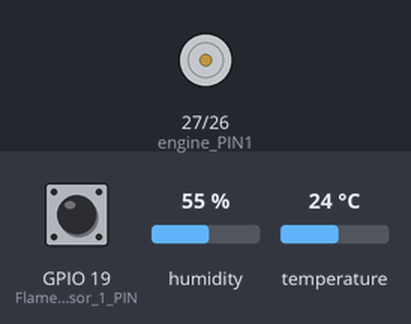
The sketch below on a simulated ESP32. Shown: motor-driver pin pairs drawn as motors (green arrow = first pin HIGH = forward, orange = second pin HIGH = backward, longer = more drive, scaled by the enable pin). Inputs (shaded band) come from the test bench; at power-on: temperature 24 °C, GPIO 19 (FlameSensor_1_PIN) HIGH, humidity 55 %. WiFi joins after 1.5 s; servers stay silent unless stated; uploads are accepted with an empty reply; what the sketch prints to the serial monitor is not drawn.

Above: at 3.7 s.
3.8 s: temperature set to 34 °C
9.3 s: temperature set to 37 °C
At 12.7 s:
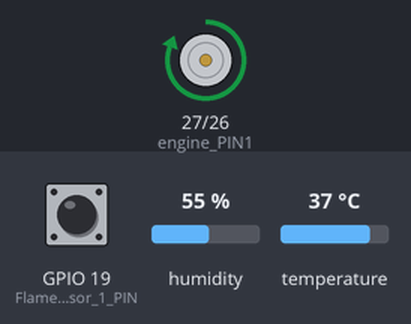
12.8 s: temperature set to 12 °C
16.8 s: temperature set to 41 °C
At 18.07 s:
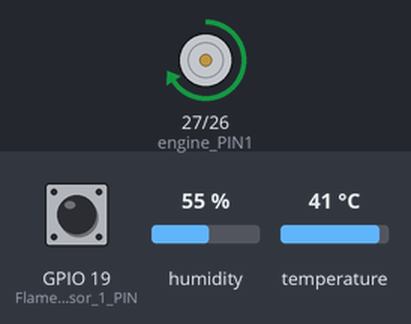
20.4 s: temperature set to 19 °C
Timing chart, 0 to 24.3 s (numbered marks = the images above; inputs shaded):
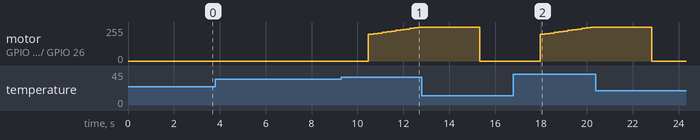

Measured:
- the behaviour switches between 35 and 36 °C on temperature (found by bisection; images 0 and 1)
- after the input at 3.8 s, every drawn part: stays the same
- after the input at 9.3 s, motor on GPIO 27 (engine_PIN1) / GPIO 26 (engine_PIN2): moves from stopped to forward 255/255 over 2.2 s, starting after 1.2 s
- after the input at 16.8 s, motor on GPIO 27 (engine_PIN1) / GPIO 26 (engine_PIN2): moves from stopped to forward 255/255 over 2.2 s, starting after 1.2 s

The sketch:

arduino.ino
```cpp
#include <WiFi.h>
#include <HTTPClient.h>
#include <WebServer.h>
#include <ArduinoJson.h>
#include "DHT_Sensor.h"
#include "Flame_Sensor.h"
#include "MQ_Sensor.h"

//---------------------------------------------------------Khai báo---------------------------------------------------------
#define DHT_1_PIN 18
DHT_Sensor dhtSensor_1(DHT_1_PIN);

#define FlameSensor_1_PIN 19
Flame_Sensor FlameSensor_1(FlameSensor_1_PIN);

// Mã id của các cảm biến trong tầng chiếu theo DB (VD 1 tầng 1 bộ gồm: 1 DHT 11, 1 FlameSensor)
const int dht11_id = 1;
const int flame_id = 2;

// Khai báo chân động cơ L298N:
int engine_PIN1 = 27;
int engine_PIN2 = 26;
int enable_PIN = 14;

// Thuộc tính kiểm soát tốc độ của L298N:
const int freq = 30000;   // Tín hiệu 30000hz
const int pwnChannel = 0; // Kênh số 0
const int resolution = 8; // Độ phân giải 8 bit
int dutyCycle = 200;      // Bắt đầu chu kỳ nhiệm vụ: 200 (Có khả năng nếu nhỏ hơn 200 thì động cơ không hoạt động được - phụ thuộc vào tần số động cơ)

// Thiết lập thông tin ESP32: kết nối đến web và tạo webserver
const char *ssid = "ThuVien";
const char *password = "K@thuvien";
const char *URL = "http://10.188.99.74/NCKH_NhaYen/Website/index.php"; // Website cần gửi thông tin đến

// Tạo Webserver cho ESP32 để lắng nghe sự thay đổi:
WebServer server(80);

// Các tham số sẽ được cập nhật thông qua ESP32 Server:
unsigned long previousMillis = 0;
unsigned long interval = 2000;  // Mặc định là 2s gửi dữ liệu
unsigned long temperature = 35; // Mặc định 35 độ C thì quạt sẽ quay tản nhiệt

//---------------------------------------------------------Các hàm thành phần---------------------------------------------------------
void L298N_setup(int PIN1, int PIN2, int EnablePIN)
{
  // Thiết lập các chân L298N:
  pinMode(PIN1, OUTPUT);
  pinMode(PIN2, OUTPUT);
  pinMode(EnablePIN, OUTPUT);

  // Định cấu hình tín hiệu PWM:
  ledcSetup(pwnChannel, freq, resolution);

  // Thiết lập chân GPIO sẽ nhận tín hiệu:
  ledcAttachPin(EnablePIN, pwnChannel);
};

void L298N_Moving(int PIN1, int PIN2, int choice, int duration)
{
  switch (choice)
  {
  case 0:
    Serial.println('Stop! ');
    digitalWrite(PIN1, LOW);
    digitalWrite(PIN2, LOW);
    delay(duration);

    break;
  case 1:
    Serial.println('Moving forward...');
    digitalWrite(PIN1, HIGH);
    digitalWrite(PIN2, LOW);
    delay(duration);

    break;
  case 2:
    Serial.println('Moving back...');
    digitalWrite(PIN1, LOW);
    digitalWrite(PIN2, HIGH);
    delay(duration);

    break;
  case 3:
    digitalWrite(PIN1, HIGH);
    digitalWrite(PIN2, LOW);

    while (dutyCycle <= 255)
    {
      ledcWrite(pwnChannel, dutyCycle);
      dutyCycle = dutyCycle + 5;
      delay(duration);
    }

    dutyCycle = 200;

    break;
  default:
    break;
  }
};

void ESP32_ConnectWifi()
{
  WiFi.mode(WIFI_OFF);
  delay(1000);

  WiFi.mode(WIFI_STA);

  WiFi.begin(ssid, password);
  Serial.println("Connecting to WiFi");

  while (WiFi.status() != WL_CONNECTED)
  {
    delay(500);
    Serial.print(".");
  }

  Serial.print("Connected success!");
};

void ESP32_SendData(String data, int duration)
{
  HTTPClient http;
  http.begin(URL);
  http.addHeader("Content-Type", "application/x-www-form-urlencoded");

  int httpCode = http.POST(data);
  String payload = http.getString();

  Serial.println("---------------------------------------Sender's info------------------------------------------");
  Serial.print("URL: ");
  Serial.println(URL);
  Serial.print("Data: ");
  Serial.println(data);
  Serial.print("httpCode: ");
  Serial.println(httpCode);
  Serial.print("payload: ");
  Serial.println(payload);
  delay(duration); // Delay duration s rồi insert 1 lần
};

void ESP32_WebServer() {
  String html = "<!DOCTYPE html><html lang=\"en\"><head><meta charset=\"UTF-8\" />";
  html += "<meta http-equiv=\"X-UA-Compatible\" content=\"IE=edge\" />";
  html += "<meta name=\"viewport\" content=\"width=device-width, initial-scale=1.0\" />";
  html += "<title>Quản lý nhà yến</title>";
  html += "<link rel=\"stylesheet\" href=\"https://cdn.jsdelivr.net/npm/bootstrap@4.0.0/dist/css/bootstrap.min.css\" integrity=\"sha384-Gn5384xqQ1aoWXA+058RXPxPg6fy4IWvTNh0E263XmFcJlSAwiGgFAW/dAiS6JXm\" crossorigin=\"anonymous\" />";
  html += "<link href=\"https://unpkg.com/boxicons@2.1.2/css/boxicons.min.css\" rel=\"stylesheet\" />";
  html += "<link rel=\"stylesheet\" href=\"css/style.css\" /></head>";
  html += "<body><div class=\"col-12 mainpage\">";
  html += "<form action=\"/update-settings\" method=\"POST\" class=\"col-sm-5\" style=\"background-color: white; padding: 30px 15px 0 15px;border: 1px solid #ccc;border-radius: 10px; margin: auto;\">";
  html += "<h2 class=\"text-center\" style=\"margin-bottom: 30px;\">Cập nhật thông số hệ thống</h2>";
  html += "<div class=\"mb-3 row\">";
  html += "<label for=\"interval\" class=\"col-sm-4 col-form-label\">Thời gian gửi dữ liệu:</label>";
  html += "<div class=\"col-sm-8\">";
  html += "<input type=\"number\" class=\"form-control\" id=\"interval\" name=\"interval\" min=\"1\" value=\"" + String(interval / 1000) + "\">";
  html += "</div></div>";
  html += "<div class=\"mb-3 row\">";
  html += "<label for=\"temperature\" class=\"col-sm-4 col-form-label\">Nhiệt độ nguy hiểm:</label>";
  html += "<div class=\"col-sm-8\">";
  html += "<input type=\"number\" class=\"form-control\" id=\"temperature\" name=\"temperature\" value=\"" + String(temperature) + "\">";
  html += "</div></div>";
  html += "<div class=\"mb-3 row\">";
  html += "<div class=\"col-sm-12\" style=\"text-align: right;\">";
  html += "<input type=\"submit\" value=\"Cập nhật\" class=\"btn btn-primary mb-3\">";
  html += "</div></div></form></div>";
  html += "<script src=\"https://code.jquery.com/jquery-3.2.1.slim.min.js\" integrity=\"sha384-KJ3o2DKtIkvYIK3UENzmM7KCkRr/rE9/Qpg6aAZGJwFDMVNA/GpGFF93hXpG5KkN\" crossorigin=\"anonymous\"></script>";
  html += "<script src=\"https://cdn.jsdelivr.net/npm/popper.js@1.12.9/dist/umd/popper.min.js\" integrity=\"sha384-ApNbgh9B+Y1QKtv3Rn7W3mgPxhU9K/ScQsAP7hUibX39j7fakFPskvXusvfa0b4Q\" crossorigin=\"anonymous\"></script>";
  html += "<script src=\"https://cdn.jsdelivr.net/npm/bootstrap@4.0.0/dist/js/bootstrap.min.js\" integrity=\"sha384-JZR6Spejh4U02d8jOt6vLEHfe/JQGiRRSQQxSfFWpi1MquVdAyjUar5+76PVCmYl\" crossorigin=\"anonymous\"></script>";
  html += "</body></html>";

  server.send(200, "text/html", html);
}

void ESP32_UpdateParams() {
  if (server.hasArg("interval") && server.hasArg("temperature")) {
    String getInterval = server.arg("interval");
    String getTemp = server.arg("temperature");
    interval = getInterval.toInt() * 1000;        // Nhân cho 1000 vì Arduino chỉ dùng miliseconds
    temperature = getTemp.toFloat();              // Cập nhật giá trị nhiệt độ
    String message = "<script>alert('Settings Updated'); window.location.href = \"/\";</script>";
    server.send(200, "text/html", message);
  } else {
    String message = "<script>alert('Invalid Request'); window.location.href = \"/\";</script>";
    server.send(400, "text/html", message);
  }
}


void configESPServer()
{
  server.on("/", ESP32_WebServer);
  server.on("/update-settings", HTTP_POST, ESP32_UpdateParams);
  server.begin();
};

//---------------------------------------------------------Chương trình---------------------------------------------------------
void setup()
{
  // Setup L298N:
  L298N_setup(engine_PIN1, engine_PIN2, enable_PIN);

  // DHT11 starts:
  dhtSensor_1.begin();

  // Connect wifi:
  ESP32_ConnectWifi();

  // Config ESP32 Server:
  configESPServer();

  Serial.begin(115200);
}

void loop()
{
  Serial.println("---------------------------------------------------ESP32 Webserver info---------------------------------------------------");
  Serial.print("Connected to: ");
  Serial.println(ssid);
  Serial.print("ESP32's IP address: ");
  Serial.println(WiFi.localIP());

  // DHT 11 - 1's working:
  float temperatureDHT11 = dhtSensor_1.readTemperature();
  float humidity = dhtSensor_1.readHumidity();
  dhtSensor_1.showData(temperatureDHT11, humidity);

  // Flame sensors're working:
  int fireSignal = FlameSensor_1.checkingFire();
  Serial.print("- Fire signal: ");
  Serial.println(fireSignal);

  // L298N's working:
  if (temperatureDHT11 > temperature)
  {
    // Cho động cơ L298N chuyển động về sau với tốc độ tăng dần nếu nhiệt độ trên 33 độ C:
    L298N_Moving(engine_PIN1, engine_PIN2, 3, 200);
  }
  else
  {
    // Cho động cơ L298N ngừng lại:
    L298N_Moving(engine_PIN1, engine_PIN2, 0, 200);
  };

  // ESP32 Server:
  server.handleClient();
  unsigned long currentMillis = millis();

  // ESP32 sends data:
  if (currentMillis - previousMillis >= interval)
  {
    previousMillis = currentMillis;

    ESP32_SendData(
      "temperature=" + String(temperatureDHT11) +
      "&humidity=" + String(humidity) +
      "&fire=" + String(fireSignal),
      interval);
  };

  delay(200);
}
```

DHT_Sensor.cpp
```cpp
#include "DHT_Sensor.h"

DHT_Sensor::DHT_Sensor(int DHT_PIN) : PIN(DHT_PIN), dht(DHT_PIN, DHT11) {}

void DHT_Sensor::begin() {
    dht.begin();
}

float DHT_Sensor::readTemperature() {
    return dht.readTemperature();
}

float DHT_Sensor::readHumidity() {
    return dht.readHumidity();
}

void DHT_Sensor::showData(float temperature, float humidity) {
    Serial.print("Temperature: ");
    Serial.print(temperature);
    Serial.println(" °C");
    Serial.print("Humidity: ");
    Serial.print(humidity);
    Serial.println(" %");
}
```

DHT_Sensor.h
```cpp
#ifndef DHT_SENSOR_H
#define DHT_SENSOR_H

#include <DHT.h>

class DHT_Sensor {
private:
    int PIN;
    DHT dht;

public:
    DHT_Sensor(int DHT_PIN);
    void begin();
    float readTemperature();
    float readHumidity();
    void showData(float temperature, float humidity);
};

#endif
```

Flame_Sensor.cpp
```cpp
#include "HardwareSerial.h"
#include "esp32-hal-gpio.h"
#include "Flame_Sensor.h"

Flame_Sensor::Flame_Sensor(int FlameSensor_PIN) : PIN(FlameSensor_PIN) {}

int Flame_Sensor::checkingFire() {
  return digitalRead(this -> PIN);
}
```

Flame_Sensor.h
```cpp
#ifndef FLAME_SENSOR_H
#define FLAME_SENSOR_H

class Flame_Sensor {
  private:
    int PIN;

  public:
    Flame_Sensor(int FlameSensor_PIN);
    int checkingFire();
};

#endif
```

MQ_Sensor.cpp
```cpp
#include "esp32-hal-gpio.h"
#include <Arduino.h>
#include "MQ_Sensor.h"


MQ_Sensor::MQ_Sensor(int MQ_PIN) : PIN(MQ_PIN) {}

int MQ_Sensor::checkAir() {
    return digitalRead(this -> PIN);
}
```

MQ_Sensor.h
```cpp
#ifndef MQ_SENSOR_H
#define MQ_SENSOR_H

class MQ_Sensor {
    private:
        int PIN;

    public:
        MQ_Sensor(int MQ_PIN);
        int checkAir();
};

#endif
```
